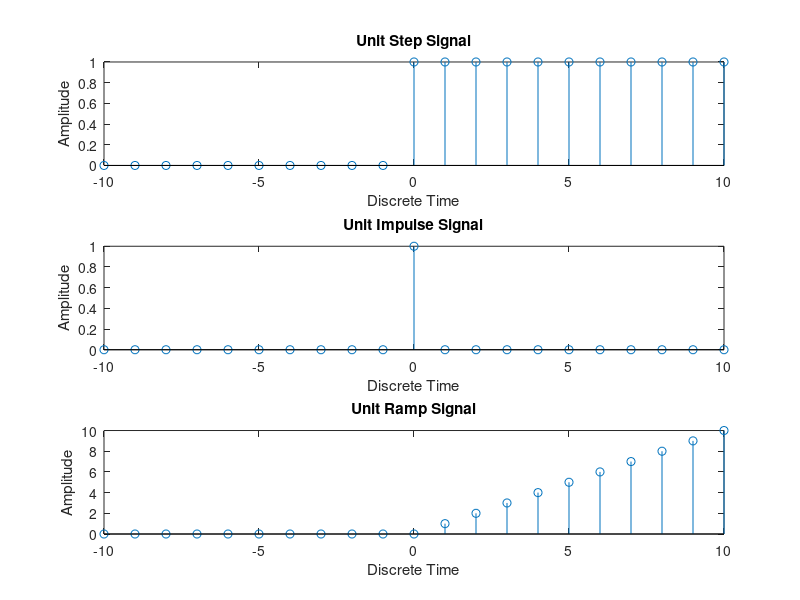

Here is the MATLAB script that generated this plot:
% 1Num DFt and IDFT
clc;
clear all;

close all;

x=input('Enter the sequence x[n]=');
N=input('Enter n');
disp(N);
subplot(3,1,1);
stem(x);
%ylim([-1,2]);
xlabel('n');
ylabel('x(n)');
title('Input Signal');
grid on;

if N>length(x)
    for i =1:N-length(x)
        x=[x 0];
    end
end

y=zeros(1,N);
for k =0:N-1
    for n=0:N-1
        y(k+1)=y(k+1)+x(n+1)*exp((-1i*2*pi*k*n)/N);
    end
end

disp(y);
subplot(3,1,2);
stem(y);
%axis([-7 7 -5 5]);
xlabel('k');
ylabel('X(k)');
title('DFT Values ');
grid on;

M=length(y);
m=zeros(1,M);
for k =0:M-1
    for n=0:M-1
        m(k+1)=m(k+1)+((1/M)*y(n+1)*exp((1i*2*pi*k*n)/M));
    end
end

disp(m);
subplot(3,1,3);
stem(m);
xlabel('n');
ylabel('y(n)');
title('IDFT Values ');
grid on;

% 2Num determine and plot sequences x1(n)=2x(n-5)-3x(n+4)
clc;
clear all;
%figure(1);
x = [1 2 3 4 5 6 7 6 5 4 3 2 1];
n = -2:10;

subplot(4,1,1);
stem(n,x);
title('x(n)');
%figure(2);
n1 = 3:15;
%a = n+n1;
subplot(4,1,2);
stem(n1,x);
title('x(n-5)');
%figure(3);
n2 = -6:6;
%b = n-n2;
subplot(4,1,3);
stem(n2,x);
title('x(n+4)');
m = min(min(n1),min(n2)):max(max(n1),max(n2));
y1 = [];
temp = 1;
for i = 1:length(m);
    if (m(i)<min(n1)||m(i)>max(n1));
        y1 = [y1 0];
    else
        y1 = [y1 x(temp)];
        temp = temp+1;
    end
end
y2 = [];
temp = 1;
for i = 1:length(m);
    if (m(i)<min(n2)||m(i)>max(n2));
        y2 = [y2 0];
    else
        y2 = [y2 x(temp)];
        temp = temp+1;
    end
end
y = (2.*y1)-(3.*y2);
subplot(4,1,4);
stem(m,y);
title('x1(n)=2x(n-5)-3x(n+4)');

% 3Num matlab sampling quantization coding
clc;
clear all;
close all;

A =input('Enter amplitude of transmitting signal : ');
f=50;
T=1/f;
t=0:T/100:2*T ;
n=1:40;
y=A*sin(2*pi*f*t);
subplot(4,1,1);
plot(t,y);
title("continues time message signal/transmitting signal");
xlabel("time");
ylabel("amplitude");

%sampling signal 
y1=A*sin(2*pi*f*(0.001)*n);
subplot(4,1,2);
stem(n,y1);
title("Discrete time signal after sampling");
xlabel("n---");
ylabel("amplitude");

%DC + Ac lavel 
y2=A+y1 ;
subplot(4,1,3);
stem(n,y2);
title("DC lavel + Discrete Time signal");
xlabel("n----");
ylabel("amplitude");

%quantinization 
y3=round(y2);
subplot(4,1,4);
stem(n,y3);
title("Quantinization (Quantized Signal) ");
xlabel("n----");
ylabel("amplitude");

%coding 
y4=dec2bin(y3);
disp("binary information");
disp(y4);

% 4Num determine and plot seuences x(n)=2&(n+2)-&(n-4)
clc;
clear all;
close all;
n = -5:5;
n1 = -2:5;
n2 = -5:4;
y1=(n==-2);
y2=(n==4);
y3 = 2*y1-y2;
subplot(2,1,1);
stem(n,y3);
title('Unit impulse shifting');
xlabel('n');
ylabel('amplitude')

% 5Num addition folding
clc;
clear all;
close all;

n1=-2:1;
n2=0:3;
n3=-1:2;
x=[1,0,3,4];
y=[1,1,1,1];
z=[3,-1,0,-4];
m=min(min(n1),min(n2)):max(max(n1),max(n2));
y1=[];
t=1;
for i=1 :length(m)
    if(m(i)<min(n1) || m(i)>max(n1))
        y1=[y1 0];
    else
        y1=[y1 x(t)];
        t=t+1 ;
    end
end
y2=[];
a=1;
for i=1:length(m)
    if(m(i)<min(n2) || m(i)>max(n2))
        y2=[y2 0];
    else
        y2=[y2 y(a)];
        a=a+1 ;
    end
end
subplot(5,1,1);
stem(n1,x);
grid on;
title('X-Signal');
xlabel('n');
ylabel('Amplitude');

subplot(5,1,2);
stem(n2,y);
grid on;
title('Y-Signal');
xlabel('n');
ylabel('Amplitude');

y3=y1+y2 ;
subplot(5,1,3);
stem(m,y3);
title("addition of signal");
xlabel("n---");
ylabel("amplitude");

%folding operation
subplot(5,1,4);
stem(n3,z);
grid on;
title('Z-Signal');
xlabel('n');
ylabel('Amplitude');

y4=(-1).*n3 ;
subplot(5,1,5);
stem(y4,z);
title("folding the signal");
xlabel("n---");
ylabel("amplitude");
grid on;

% 6Num Multiplication shifting
clc;
clear all;
close all;

n1=-2:1;
n2=0:3;
n3=-2:2;
x=[1,2,3,4];
y=[1,1,1,1];
z=[-2,3,0,1,5];
range=min(min(n1),min(n2)):max(max(n1),max(n2));
y1=[];
t1=1;
for i=1:length(range)
    if(range(i)<min(n1) || range(i)>max(n1))
        y1=[y1 0];
    else
        y1=[y1 x(t1)];
        t1=t1+1;
    end
end
y2=[];
t2=1;
for i=1:length(range)
    if(range(i)<min(n2) || range(i)>max(n2))
        y2=[y2 0];
%shifting signal
    else
        y2=[y2 y(t2)];
        t2=t2+1;
    end
end
subplot(5,1,1);
stem(n1,x);
grid on;
title('X-Signal');
xlabel('n');
ylabel('Amplitude');

subplot(5,1,2);
stem(n2,y);
grid on;
title('Y-Signal');
xlabel('n');
ylabel('Amplitude');

y3=y1.*y2 ;
subplot(5,1,3);
stem(range,y3);
grid on;
title("multiplication of two signal");
xlabel("n---");
ylabel("amplitude");

subplot(5,1,4);
stem(n3,z);
grid on;
title('Z-Signal');
xlabel('n');
ylabel('Amplitude');


n=n3+2;
subplot(5,1,5);
stem(n,z);
grid on;
title("shifting signal y(n)= z(n-2)");
xlabel("n---");
ylabel("amplitude");

% 7Num fourier transform of a time function the periodic pulse 
clc;
clear all;
close all;
f = -2:0.01:2;
x = 4*sinc(4*pi*f);
figure(1);
subplot(3,1,1)
plot(f,real(x));
xlabel('f------------->');
title('Real Part');
grid on;

xlabel('f----------->');
subplot(3,1,2);
plot(f,abs(x));
title('Magnitude Part');
xlabel('f------->');
grid on;

subplot(3,1,3);
plot(f,angle(x));
title("Phase Part");
xlabel('F----->');
grid on;

% 8Num amplitude spectrum of the two frequency signal

clc;
clear all;
close all;
N=250;
ts=.0002;
t=[0:N-1]*ts;
x=cos(2*pi*100*t)+cos(2*pi*500*t);
subplot(2,1,1)
plot(t,x)


k=0;
for f=0:1:800
    k=k+1;
    X(k)=trapz(t,x.*exp(-j*2*pi*f*t)); %Trapezoidal numerical integration
%Q = trapz(X,Y) integrates Y with respect to the coordinates or scalar spacing specified by X.
end
f=0:800;
subplot(2,1,2);
plot(f, abs(X));

% 9Num generate sinusoidal wave with different frequency
clc;
clear all;
close all;
A = 5;
f =100;
T = 1/f;
t = 0:T/100:T;
y = A*sin(2*pi*f*t);
plot(t,y);
xlabel('t');
ylabel('amplitude');
title('Sinusoidal wave');

% 10Num unit sample unit step unit ramp
clc;
clear all;
close all;

n0 = -10:10;
x = [(n0>=0)==1];
subplot(3,1,1);
stem(n0,x);
title('Unit Step Signal');
xlabel('Discrete Time');
ylabel('Amplitude');

y = [(n0 == 0) ==1];
subplot(3,1,2);
stem(n0,y);
title('Unit Impulse Signal');
xlabel('Discrete Time');
ylabel('Amplitude');

k = [(((n0>=1)==1).*n0)];
subplot(3,1,3);
stem(n0,k);
title('Unit Ramp Signal');
xlabel('Discrete Time');
ylabel('Amplitude');
